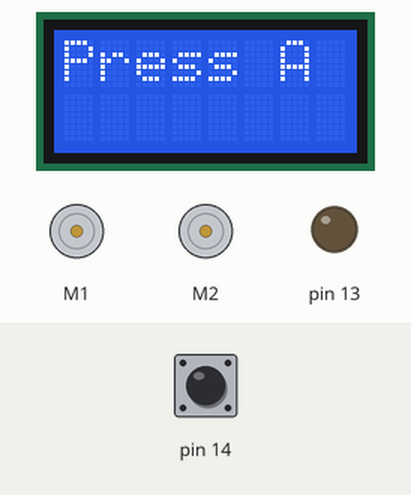
The sketch below on a simulated Arduino Leonardo, built with avr-gcc and run on an emulated ATmega32U4. On the bench: 8×2 character LCD, 2 × DC motor (green arrow = forward, orange = backward, longer = faster), output pins drawn as LEDs (lit = HIGH). Inputs (shaded band) come from the test bench; at power-on: pin 14 HIGH.

Above: at 1.2 s.
1.3 s: pin 14 pulled LOW for 0.15 s
At 1.45 s:
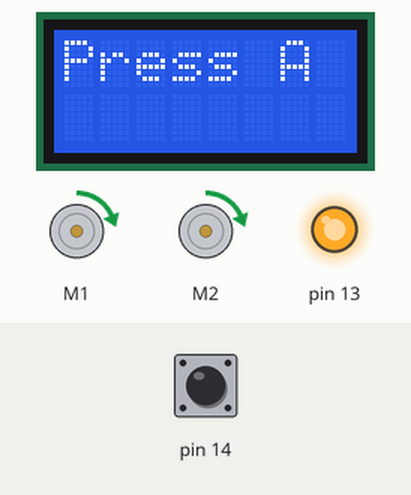
At 2.05 s:
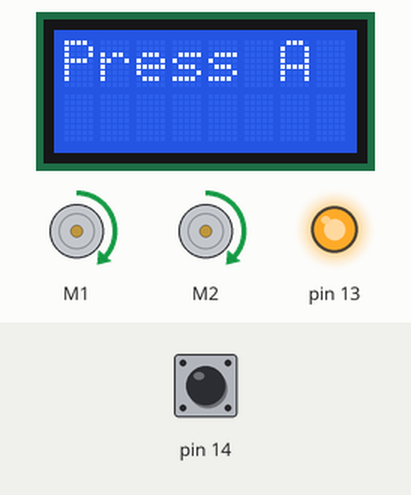
Timing chart, 0 to 15.5 s (numbered marks = the images above; inputs shaded):
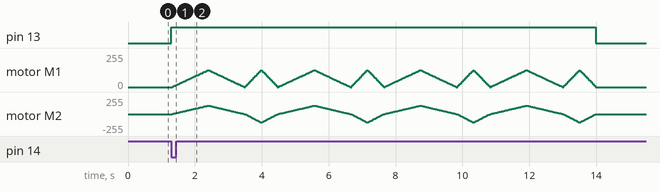

The sketch:

mech06a.ino
```cpp
// モーター動作のサンプルプログラム6
// 前進と旋回動作の組み合わせ
#include <Zumo32U4.h>
#define MaxSpeed 200      // モーターの最大速度
Zumo32U4LCD lcd;          // LCDのオブジェクト変数
Zumo32U4ButtonA buttonA;  // ボタンAのオブジェクト変数
Zumo32U4Motors motors;    // モーターのオブジェクト変数
void setup(){
  lcd.clear();
  lcd.gotoXY(0, 0);
  lcd.print("Press A");
}
void loop(){
  bool buttonPress = buttonA.getSingleDebouncedPress();
  // ボタンAが押されたら1度だけ以下を実行
  if (buttonPress) {
    ledYellow(1);
    for(int loop=0; loop<4; loop++){
      // 前進（加速）
      for(int speed = 0; speed < MaxSpeed; speed++){
        motors.setSpeeds(speed, speed);
        delay(5);
      }
      // 前進（減速）
      for(int speed = MaxSpeed; speed >= 0; speed--){
        motors.setSpeeds(speed, speed);
        delay(5);
      }
      // 左旋回（加速）
      for(int speed = 0; speed < MaxSpeed; speed++){
        motors.setSpeeds(speed, -speed);
        delay(2);
      }
      // 左旋回（減速）
      for(int speed = MaxSpeed; speed >= 0; speed--){
        motors.setSpeeds(speed, -speed);
        delay(2);
      }
    }
    ledYellow(0);
  }
}
```
